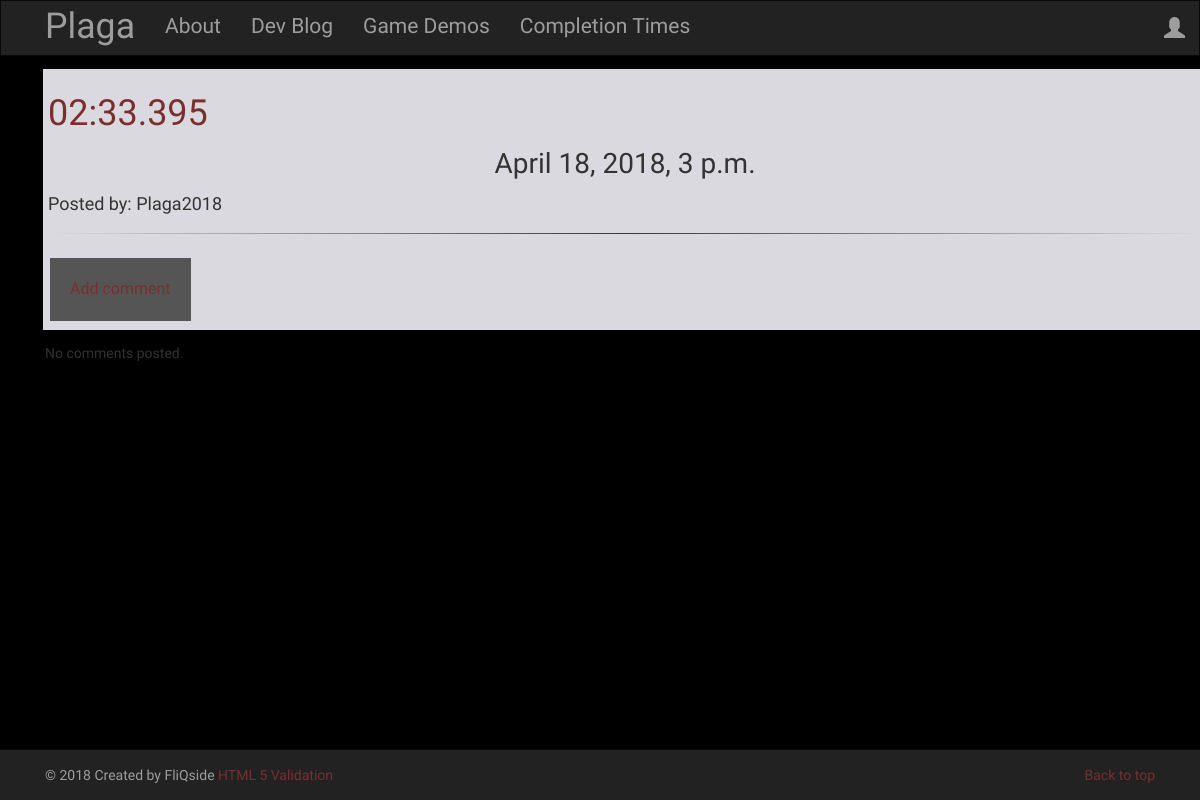
The page /post/29 on the database its author committed.
### blog/models.py (models this page shows, shortened)
class Post(models.Model):
    author = models.ForeignKey('auth.User')
    title = models.CharField(max_length=200)
    text = models.TextField()
    created_date = models.DateTimeField(default=timezone.now)
    published_date = models.DateTimeField(blank=True, null=True)

### blog/views.py (the view)
# urls.py: url(r'^post/(?P<pk>\d+)$', views.PostDetailView.as_view(), name='post_detail'),
class PostDetailView(DetailView):
    model = Post

### blog/templates/blog/post_detail.html (shortened to what this page needs)
{% extends 'blog/base.html' %}
{% block content %}
<div id="detail" class="container centerstage plagatron">
  <h1 class="textred">{{ post.title }}</h1>
  {% if post.published_date %}
      <div class="date postdate">
          {{ post.published_date }}
      </div>
      <div class="postauthor">
        <h4>Posted by: {{ post.author }}</h4>
      </div>
  {% else %}
      <a class="btn btn-default" href="{% url 'post_publish' pk=post.pk %}">Publish</a>
  {% endif %}
  <hr class="customhr">
  <button class="plagabuttons"type="button" name="addcomment"> <a href="{% url 'add_comment_to_post' pk=post.pk %}">Add comment</a></button>
</div>
<div class="container">
  {% for comment in post.comments.all %}
    <br>
    {% if user.is_authenticated or comment.approved_comment %}
            {{ comment.created_date }}
            {% if not comment.approved_comment %}
                <a class="btn btn-default" href="{% url 'comment_remove' pk=comment.pk %}"><span class="glyphicon glyphicon-remove"></span></a>
                <a class="btn btn-default" href="{% url 'comment_approve' pk=comment.pk %}"><span class="glyphicon glyphicon-ok"></span></a>
            {% endif %}
        <p>{{ comment.text|safe|linebreaks }}</p>
        <p>Posted by: <strong>{{ comment.author }}</strong></p>
    {% endif %}
    {% empty %}
    <p>No comments posted.</p>
  {% endfor %}
</div>
{% endblock %}

### blog/static/css/blog.css (style rules this page uses)
html, body { background-color: black; font-family: 'IM Fell English SC', serif; height: 100%; }
.plagatron { background-color: rgb(219, 217, 224); border:solid black 3px; margin-top:20px; margin-bottom: auto; }
.textred { color: #7a2f2f; }
.postdate { text-align: center; font-size:2.0em; }
.centerstage { margin-left: auto; margin-right: auto; }
a:link { color:#7a2f2f; }
#detail { margin:10px; padding:5px; }
.plagabuttons { background-color: rgb(85, 85 ,85); border: none; color: white; padding: 20px; text-align: center; text-decoration: none; display: inline-block; font-size: 16px; margin: 4px 2px; cursor: pointer; }
.postauthor { font-size: 1.5em; }
.customhr { border: 0; height: 1px; background-image: linear-gradient(to right, rgba(0, 0, 0, 0), rgba(0, 0, 0, 0.75), rgba(0, 0, 0, 0)); }

### rows shown on the page
Post: title "02:33.395", published_date "April 18, 2018, 3 p.m.", author "Plaga2018"
